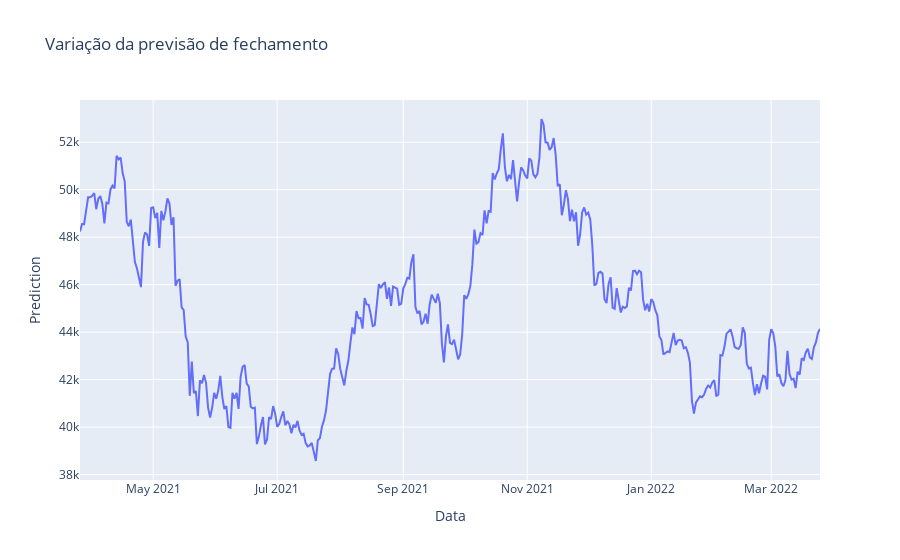

Notebook source saved alongside this figure:
### Code cell
px.line(df3, y='Prediction', x='Date', labels={'Previsão': 'Previsão de fechamento', 'Date': 'Data'}, title='Variação da previsão de fechamento')

### Figure 1 — Plotly figure (JSON) as saved in the notebook; plotly's stock layout.template omitted (floating-point values rounded to 4 significant figures; data arrays with more than 128 entries replaced by an {"elided": "..."} marker saying what was removed)
{"data": [{"hovertemplate": "Data=%{x}<br>Prediction=%{y}<extra></extra>", "legendgroup": "", "line": {"color": "#636efa", "dash": "solid"}, "marker": {"symbol": "circle"}, "mode": "lines", "name": "", "orientation": "v", "showlegend": false, "type": "scatter", "x": {"elided": "365 str values"}, "xaxis": "x", "y": {"elided": "365 float values"}, "yaxis": "y"}], "layout": {"legend": {"tracegroupgap": 0}, "title": {"text": "Variação da previsão de fechamento"}, "xaxis": {"anchor": "y", "domain": [0, 1], "title": {"text": "Data"}}, "yaxis": {"anchor": "x", "domain": [0, 1], "title": {"text": "Prediction"}}}}
